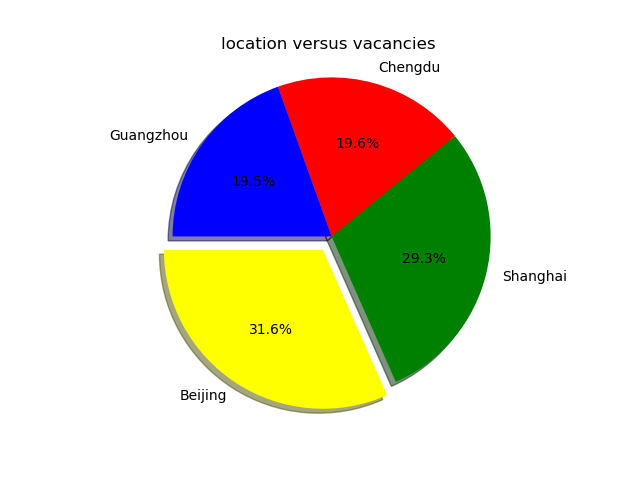

Here is the Python script that generated this plot:
import matplotlib.pyplot as plt

labels = ["Beijing", "Shanghai", "Chengdu", "Guangzhou"]
values = [392, 363, 243, 242]
colors = ["yellow", "green", "red", "blue"]
explode = [0.1, 0, 0, 0]
plt.title("location versus vacancies")
plt.pie(values, labels=labels, colors=colors, explode=explode, shadow=True, autopct='%1.1f%%', startangle=180)
plt.axis('equal')
plt.show()
